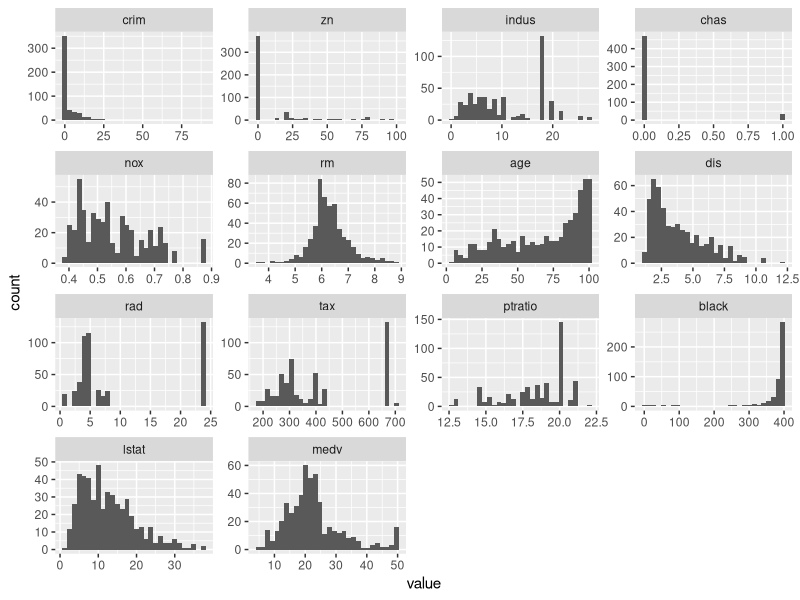
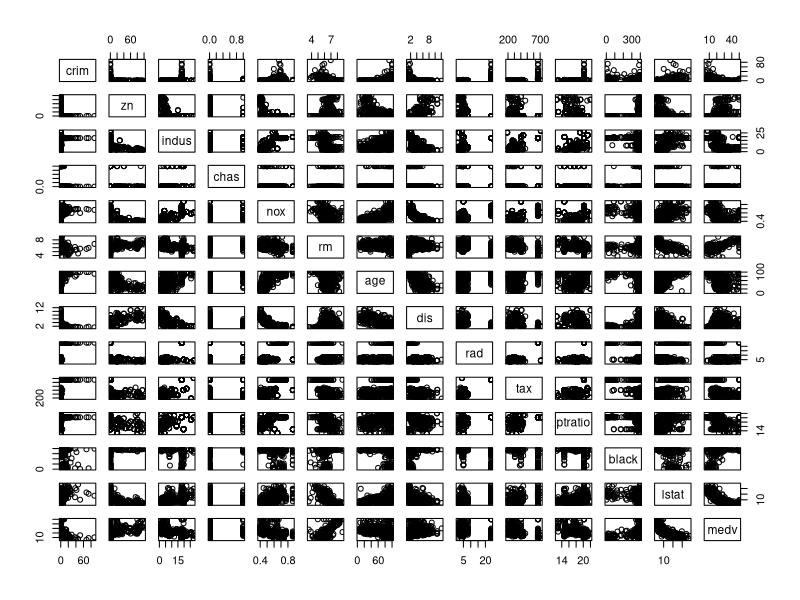
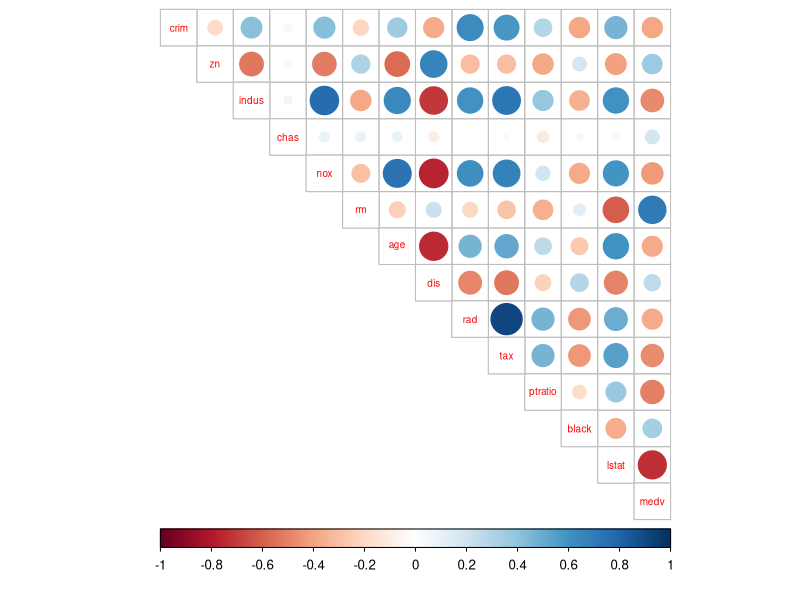
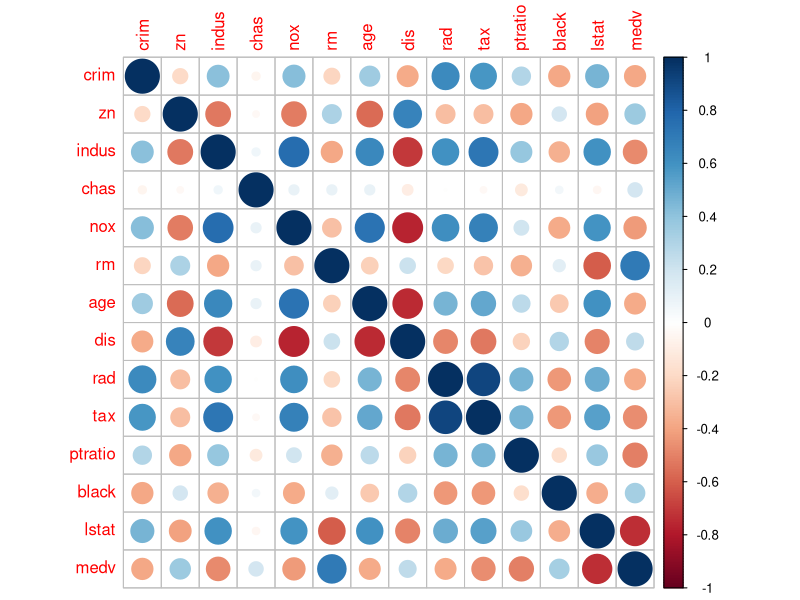
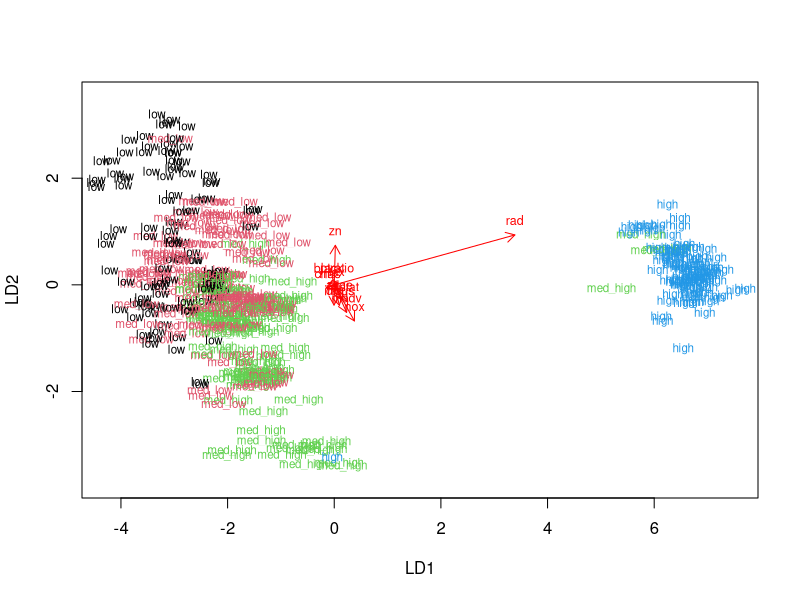
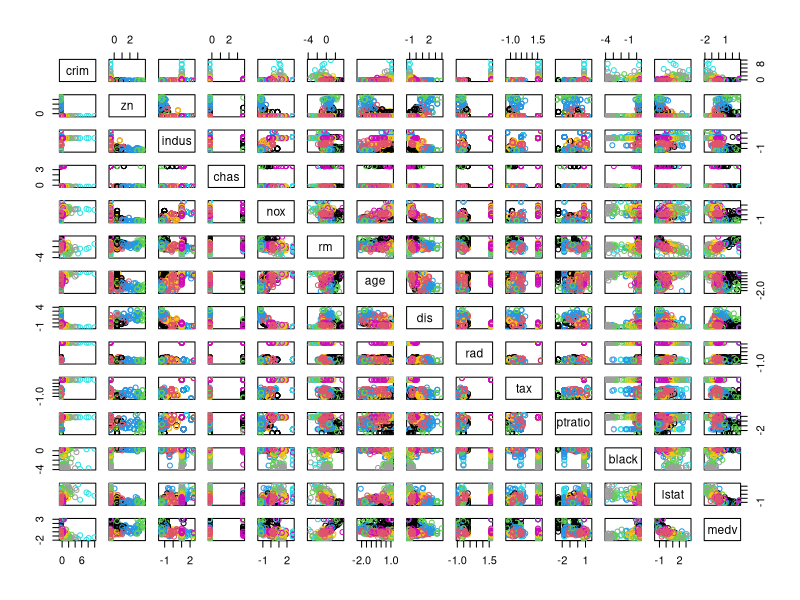
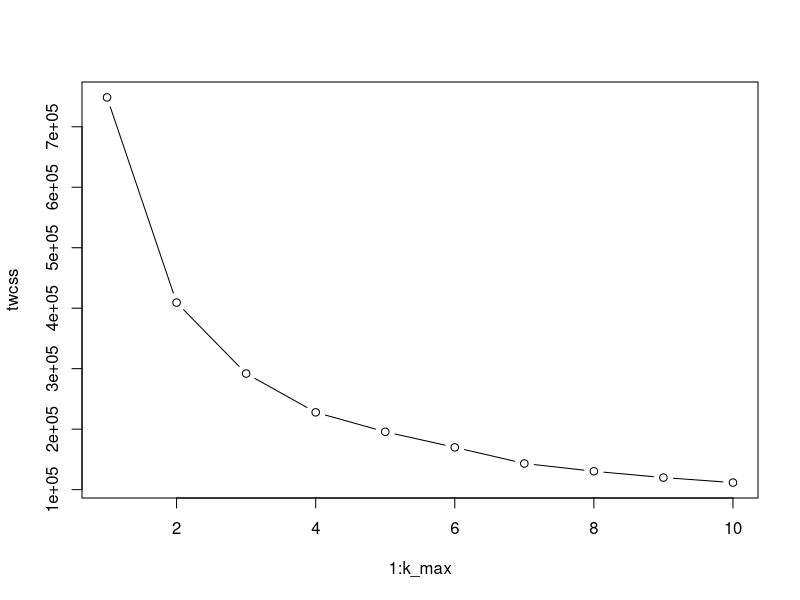
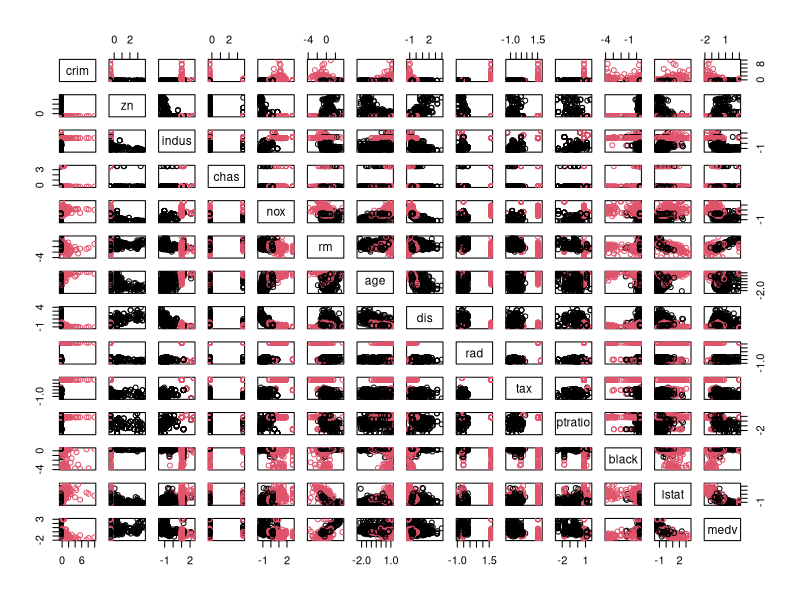

The R source for these figures, in order:
## ---- chunk 1
library(MASS)
library(tidyr)
library(ggplot2)
library(dplyr)
library(corrplot)
library(reshape2)
## ---- chunk 2
# load the data
data("Boston")

# explore the dataset
str(Boston)
summary(Boston)

# plot matrix of the variables
d <- melt(Boston)
ggplot(d,aes(x = value)) + 
    facet_wrap(~variable,scales = "free") + 
    geom_histogram()
pairs(Boston)

# calculate the correlation matrix and round it
cor_matrix <- cor(Boston) %>% round(digits = 2)

# print the correlation matrix
corrplot(cor_matrix, type = "upper", cl.pos = "b", tl.pos = "d", tl.cex = 0.6)

# visualize the correlation matrix
corrplot(cor_matrix, method="circle")

## ---- chunk 3
# center and standardize variables
boston_scaled <- scale(Boston)

# summaries of the scaled variables
summary(boston_scaled)

# class of the boston_scaled object
class(boston_scaled)

# change the object to data frame
boston_scaled <- as.data.frame(boston_scaled)
## ---- chunk 4
# save the scaled crim as scaled_crim and create copy of scaled data
scaled_crim  <- boston_scaled$crim
b_scaled2 <- boston_scaled
# summary of the scaled_crim
summary(scaled_crim)

# create a quantile vector of crim and print it
bins <- quantile(scaled_crim)
bins


# create a categorical variable 'crime'
crime <- cut(scaled_crim, breaks = bins, include.lowest = TRUE, label=c("low","med_low","med_high","high"))

# look at the table of the new factor crime
table(crime)

# remove original crim from the dataset
boston_scaled <- dplyr::select(boston_scaled, -crim)

# add the new categorical value to scaled data
boston_scaled <- data.frame(boston_scaled, crime)
## ---- chunk 5
# number of rows in the Boston dataset 
n <- nrow(boston_scaled)

# choose randomly 80% of the rows
ind <- sample(n,  size = n * 0.8)

# create train set
train <- boston_scaled[ind,]

# create test set 
test <- boston_scaled[-ind,]

# save the correct classes from test data
correct_classes <- test$crime

# remove the crime variable from test data
test <- dplyr::select(test, -crime)



## ---- chunk 6

# linear discriminant analysis
lda.fit <- lda(crime ~., data = train)

# print the lda.fit object
lda.fit

# the function for lda biplot arrows
lda.arrows <- function(x, myscale = 1, arrow_heads = 0.1, color = "red", tex = 0.75, choices = c(1,2)){
  heads <- coef(x)
  arrows(x0 = 0, y0 = 0, 
         x1 = myscale * heads[,choices[1]], 
         y1 = myscale * heads[,choices[2]], col=color, length = arrow_heads)
  text(myscale * heads[,choices], labels = row.names(heads), 
       cex = tex, col=color, pos=3)
}

# target classes as numeric
classes <- as.numeric(train$crime)

# plot the lda results
plot(lda.fit, dimen = 2, col=classes, pch=classes)
lda.arrows(lda.fit, myscale = 1)
## ---- chunk 7


# predict classes with test data
lda.pred <- predict(lda.fit, newdata = test)

# cross tabulate the results
table(correct = correct_classes, predicted = lda.pred$class)

## ---- chunk 8
# euclidean distance matrix
dist_eu <- dist(b_scaled2)

# look at the summary of the distances
summary(dist_eu)

# manhattan distance matrix
dist_man <- dist(b_scaled2, method="manhattan")

# look at the summary of the distances
summary(dist_man)

# k-means clustering
km <-kmeans(dist_eu, centers = 15)

# plot the scaled Boston dataset with clusters
pairs(b_scaled2, col = km$cluster)

#Optimal cluster amount
set.seed(123)

# determine the number of clusters
k_max <- 10

# calculate the total within sum of squares
twcss <- sapply(1:k_max, function(k){kmeans(dist_eu, k)$tot.withinss})

# visualize the results
plot(1:k_max, twcss, type='b')


## ---- chunk 9
# k-means clustering
km <-kmeans(dist_eu, centers = 2)


# plot the scaled Boston dataset with clusters
pairs(b_scaled2, col = km$cluster)
